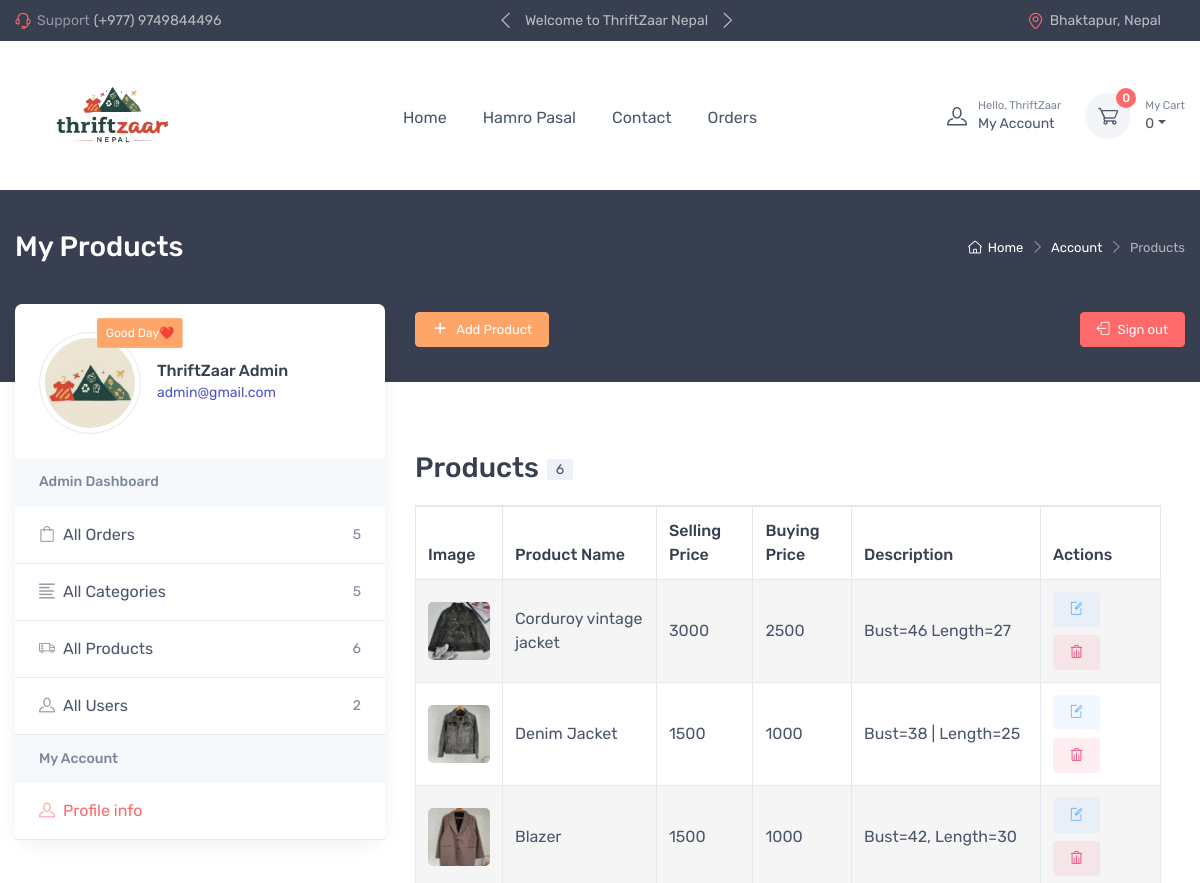
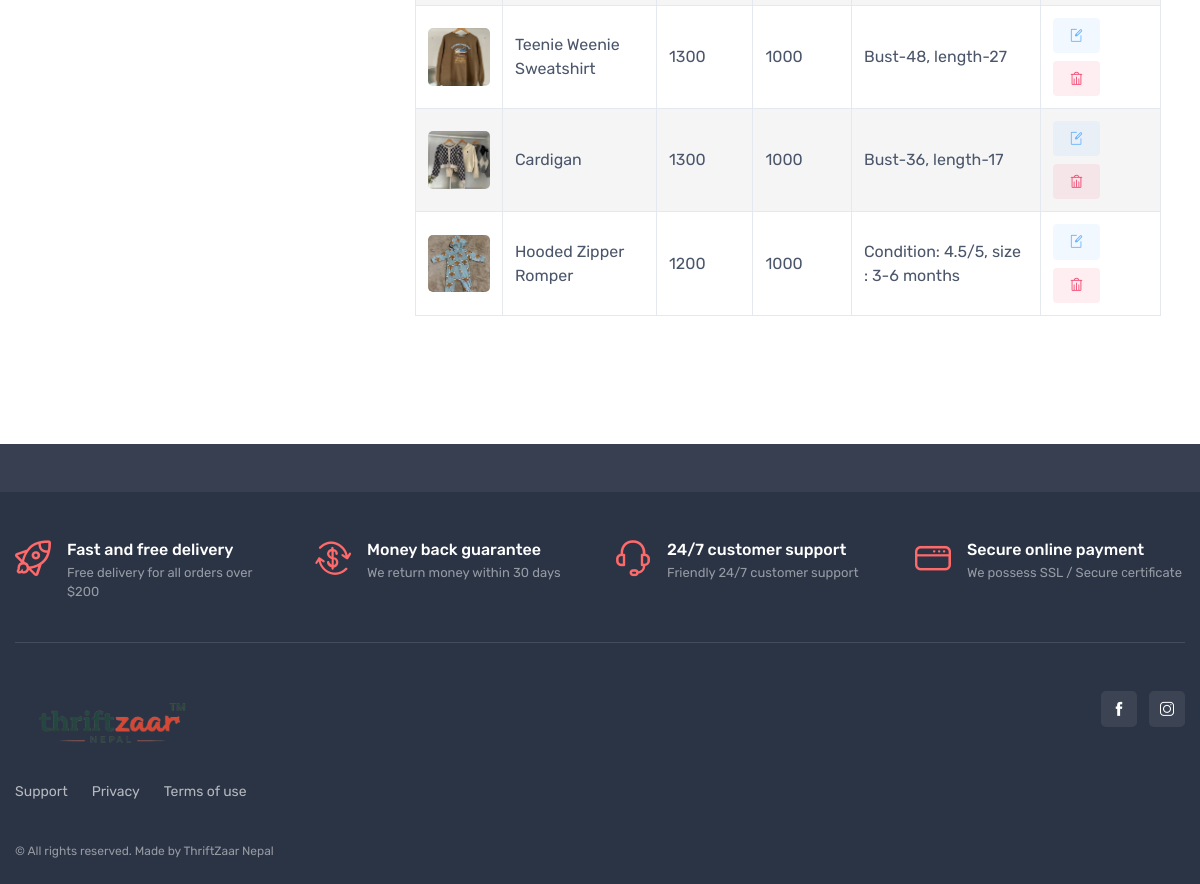
Screenshot of /admin-products.php (signed in) with the database file from the repository (2 pictures, top to bottom).
### tables this page shows
CREATE TABLE `products` (
  `p_id` int(11) NOT NULL,
  `p_name` text DEFAULT NULL,
  `buying_price` int(11) NOT NULL,
  `selling_price` int(11) NOT NULL,
  `description` text NOT NULL,
  `photos` text NOT NULL,
  `c_id` int(11) NOT NULL DEFAULT 1,
  `user_id` int(11) NOT NULL DEFAULT 1
);

### modules/config.php (called while the page is built, shortened)
<?php
$conn = mysqli_connect("localhost", "root", "", "thriftzaar");
function url($path)
{
    return BASE_URL . $path;
}
function short_words($text, $limit = 15)
{
    $words = explode(' ', $text);
    if (count($words) <= $limit) {
        return $text;
    }
    return implode(' ', array_slice($words, 0, $limit)) . '...';
}
function get_product_thumb($json)
{
    $img = "uploads/default.png";
    $photos = json_decode($json);
    return $photos[0]->thumb;
}
function db_select($table_name, $condition = NULL, $order_by = NULL)
{
    $sql = "SELECT * FROM $table_name";
    if ($condition != NULL) {
        $sql .= " WHERE $condition";
    }
    global $conn;
    $res = $conn->query($sql);
    $rows = [];
    while ($row = $res->fetch_assoc()) {
        $rows[] = $row;
    }
    return $rows;
}

### admin-products.php (the view, shortened to what this page needs)
<?php
require_once("./modules/config.php");
$products = db_select("products", '1 ORDER BY c_id DESC');
require_once("./layouts/header.php");
?>
<div class="page-title-overlap bg-dark pt-4">
    <div class="container d-lg-flex justify-content-between py-2 py-lg-3">
        <div class="order-lg-2 mb-3 mb-lg-0 pt-lg-2">
            <nav aria-label="breadcrumb">
                <ol class="breadcrumb breadcrumb-light flex-lg-nowrap justify-content-center justify-content-lg-start">
                    <li class="breadcrumb-item"><a class="text-nowrap" href="index-2.html"><i
                                class="ci-home"></i>Home</a></li>
                    <li class="breadcrumb-item text-nowrap"><a href="#">Account</a>
                    </li>
                    <li class="breadcrumb-item text-nowrap active" aria-current="page">Products</li>
                </ol>
            </nav>
        </div>
        <div class="order-lg-1 pe-lg-4 text-center text-lg-start">
            <h1 class="h3 text-light mb-0">My Products</h1>
        </div>
    </div>
</div>
<div class="container pb-5 mb-2 mb-md-4">
    <div class="row">
        <?php require_once("./layouts/account-sidebar.php"); ?>
        <section class="col-lg-8">
            <div class="d-flex justify-content-between align-items-center pt-lg-2 pb-4 pb-lg-5 mb-lg-3">
                <a class="btn btn-warning btn-sm d-none d-lg-inline-block" href="<?= url("/admin-products-add.php") ?>">
                    <i class="fa-solid fa-plus me-2"></i>Add Product </a>
                <a class="btn btn-primary btn-sm d-none d-lg-inline-block" href="<?= url("/logout.php") ?>"><i
                        class="ci-sign-out me-2"></i>Sign out</a>
            </div>
            <section class="pt-lg-4 pb-4 mb-3">
                <div class="pt-2 px-4 ps-lg-0 pe-xl-5">
                    <div class="d-sm-flex flex-wrap justify-content-between align-items-center border-bottom">
                        <h2 class="h3 py-2 me-2 text-center text-sm-start">Products<span
                                class="badge bg-faded-accent fs-sm text-body align-middle ms-2"><?= count($products) ?></span>
                        </h2>
                    </div>
                    <div class="table-responsive">
                        <table class="table table-bordered table-striped align-middle">
                            <thead class="table-light <?php echo $products ? '' : 'd-none'; ?>">
                                <tr>
                                    <th>Image</th>
                                    <th>Product Name</th>
                                    <th>Selling Price</th>
                                    <th>Buying Price</th>
                                    <th>Description</th>
                                    <th width="120">Actions</th>
                                </tr>
                            </thead>
                            <tbody>
                                <?php
                                if ($products) {
                                    foreach ($products as $product) { ?>
                                        <tr>
                                            <td>
                                                <img src="<?= get_product_thumb($product['photos']) ?>" width="80" height="60"
                                                    style="object-fit:cover" class="rounded img-fluid">
                                            </td>
                                            <td><?= $product['p_name'] ?></td>
                                            <td><?= $product['selling_price'] ?></td>
                                            <td><?= $product['buying_price'] ?></td>
                                            <td><?= short_words($product['description'], 20) ?></td>
                                            <td>
                                                <a href="update-product.php?id=<?= $product['p_id'] ?>">
                                                    <button class="btn btn-sm bg-faded-info me-1" data-bs-toggle="tooltip"
                                                        title="Edit">
                                                        <i class="ci-edit text-info"></i>
                                                    </button>
                                                </a>
                                                <button class="btn btn-sm bg-faded-danger delete-btn mt-2"
                                                    data-id="<?= $product['p_id'] ?>" data-table="products"
                                                    data-bs-toggle="tooltip" title="Delete">
                                                    <i class="ci-trash text-danger"></i>
                                                </button>
                                            </td>
                                        </tr>
                                    <?php }
                                } else {
                                    require_once("nothing-here.php");
                                } ?>
                            </tbody>
                        </table>
                    </div>
                </div>
            </section>
        </section>
    </div>
</div>
<?php
require_once("./layouts/footer.php");
?>

### rows the page displays
products: shows a picture, p_name "Corduroy vintage jacket", selling_price "3000", buying_price "2500", description "Bust=46 Length=27"
products: shows a picture, p_name "Denim Jacket", selling_price "1500", buying_price "1000", description "Bust=38 | Length=25"
products: shows a picture, p_name "Blazer", selling_price "1500", buying_price "1000", description "Bust=42, Length=30"
products: shows a picture, p_name "Teenie Weenie Sweatshirt", selling_price "1300", buying_price "1000", description "Bust-48, length-27"
products: shows a picture, p_name "Cardigan", selling_price "1300", buying_price "1000", description "Bust-36, length-17"
products: shows a picture, p_name "Hooded Zipper Romper", selling_price "1200", buying_price "1000", description "Condition: 4.5/5, size : 3-6 months"

### other values shown
$_SESSION['user']['first_name'] "ThriftZaar"
$cart_count "0"
$cart_total "0"
$_SESSION['user']['last_name'] "Admin"
$_SESSION['user']['email'] "admin@gmail.com"
count($orders) "5"
count($categories) "5"
count($products) "6"
count($users) "2"
